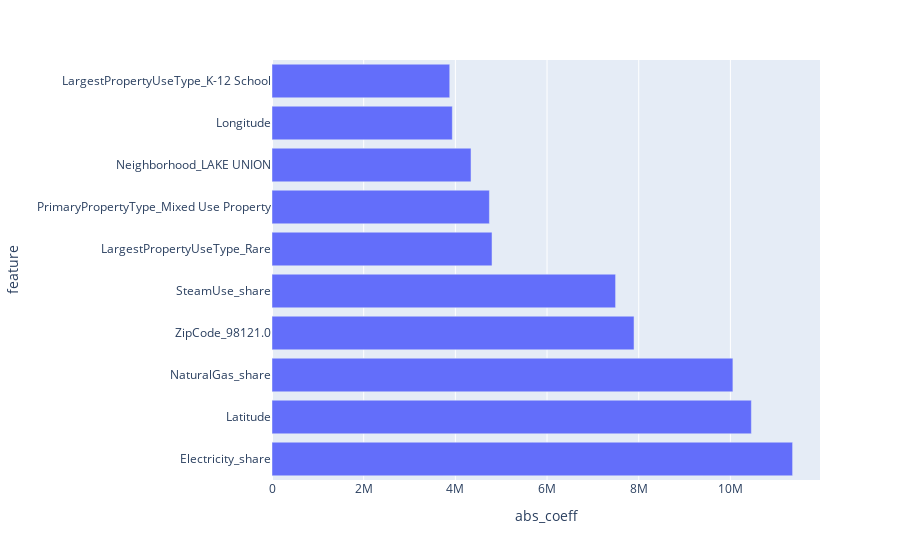

This figure's notebook cell:
### Code cell
# Top 10 features in absolute coefficient
df_coeffs['abs_coeff'] = abs(df_coeffs.coeff)
df_coeffs = df_coeffs.sort_values(by='abs_coeff', ascending=False)
px.bar(df_coeffs[0:10], x='abs_coeff', y='feature', height=len(X_train.columns)*20)

### Figure 1 — Plotly figure (JSON) as saved in the notebook; plotly's stock layout.template omitted (floating-point values rounded to 4 significant figures)
{"data": [{"alignmentgroup": "True", "hovertemplate": "abs_coeff=%{x}<br>feature=%{y}<extra></extra>", "legendgroup": "", "marker": {"color": "#636efa", "pattern": {"shape": ""}}, "name": "", "offsetgroup": "", "orientation": "h", "showlegend": false, "textposition": "auto", "type": "bar", "x": [11356843, 10457246, 10054593, 7897966, 7495065, 4799897, 4742886, 4341525, 3933919, 3877319], "xaxis": "x", "y": ["Electricity_share", "Latitude", "NaturalGas_share", "ZipCode_98121.0", "SteamUse_share", "LargestPropertyUseType_Rare", "PrimaryPropertyType_Mixed Use Property", "Neighborhood_LAKE UNION", "Longitude", "LargestPropertyUseType_K-12 School"], "yaxis": "y"}], "layout": {"autosize": true, "barmode": "relative", "legend": {"tracegroupgap": 0}, "margin": {"t": 60}, "xaxis": {"anchor": "y", "autorange": true, "domain": [0, 1], "range": [0, 11950000.0], "title": {"text": "abs_coeff"}, "type": "linear"}, "yaxis": {"anchor": "x", "autorange": true, "domain": [0, 1], "range": [-0.5, 9.5], "title": {"text": "feature"}, "type": "category"}}}
